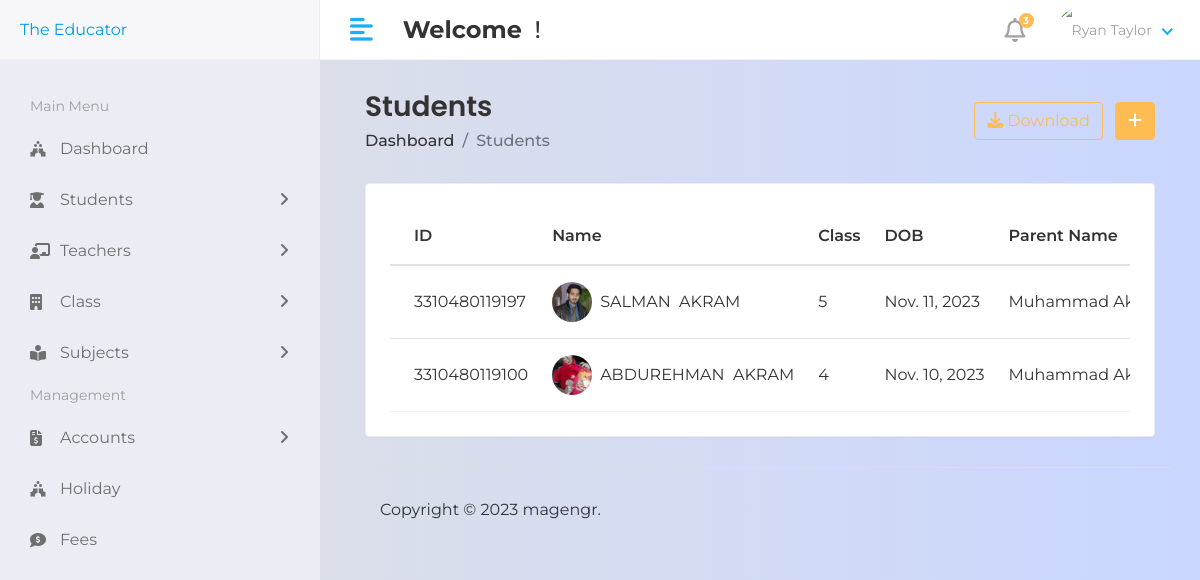
The page /hod/student/view on the database its author committed.
### app/models.py (models this page shows, shortened)
class Student(models.Model):
    first_name = models.CharField(max_length=100)
    last_name = models.CharField(max_length=100,null=True)
    student_regis = models.CharField(max_length=100)
    address = models.TextField(max_length=255,default='')
    gender = models.CharField(max_length=100)
    dob = models.DateField(default='')
    b_cnic = models.CharField(max_length=13,unique=True)
    father_name = models.TextField(max_length=100,default='')
    father_oc = models.TextField(max_length=100,null=False,default='', blank=True)
    father_mobile = models.TextField(max_length=11,default='')
    mother_name = models.TextField(max_length=100,null=True,default='', blank=True)
    mother_oc = models.TextField(max_length=100, null=True,default='', blank=True)
    mother_mobile = models.TextField(max_length=11,null=True, default='', blank=True)
    course_id = models.ForeignKey(Course,on_delete=models.DO_NOTHING)
    session_year_id =models.ForeignKey(Session_Year,on_delete=models.DO_NOTHING)
    student_pic = models.ImageField(upload_to = 'media/student_pic',default='',null=True, blank=True)
    created_at = models.DateTimeField(auto_now_add=True)
    updated_at = models.DateTimeField(auto_now=True)

class Course(models.Model):
        name = models.CharField(max_length=100)
        created_at = models.DateTimeField(auto_now_add=True)
        updated_at = models.DateTimeField(auto_now=True)
        def __str__(self):
            return self.name

### student_management_system/hod_views.py (the view)
# urls.py: path('hod/student/view',hod_views.VIEW_STUDENT,name='view_student'),
def VIEW_STUDENT(request):
    student = Student.objects.all()
    context={
        'student' : student,
    }
    return render(request,'hod/view_student.html',context)

### templates/hod/view_student.html (shortened to what this page needs)
{% extends 'base.html' %}
{% block content %}
<div class="content container-fluid">
    <div class="page-header">
       <div class="row align-items-center">
          <div class="col">
             <h3 class="page-title">Students</h3>
             <ul class="breadcrumb">
                <li class="breadcrumb-item"><a href="index.html">Dashboard</a></li>
                <li class="breadcrumb-item active">Students</li>
             </ul>
          </div>
          <div class="col-auto text-right float-right ml-auto">
             <a href="#" class="btn btn-outline-primary mr-2"><i class="fas fa-download"></i> Download</a>
             <a href="add-student.html" class="btn btn-primary"><i class="fas fa-plus"></i></a>
          </div>
       </div>
    </div>
    <div class="row">
       <div class="col-sm-12">
          <div class="card card-table">
             <div class="card-body">
                <div class="table-responsive">
                   <table class="table table-hover table-center mb-0 datatable">
                      <thead>
                         <tr>
                            <th>ID</th>
                            <th>Name</th>
                            <th>Class</th>
                            <th>DOB</th>
                            <th>Parent Name</th>
                         </tr>
                      </thead>
                      <tbody>
                        {% for i in student %}
                         <tr>
                            <td>{{i.b_cnic}}</td>
                            <td>
                               <h2 class="table-avatar">
                                  <a href="student-details.html" class="avatar avatar-sm mr-2"><img class="avatar-img rounded-circle" src="/{{i.student_pic}}" alt="User Image"></a>
                                  <a href="student-details.html">{{i.first_name}}&nbsp;{{i.last_name}}</a>
                               </h2>
                            </td>
                            <td>{{i.course_id}}</td>
                            <td>{{i.dob}}</td>
                            <td>{{i.father_name}}</td>
                         </tr>
                            {% endfor %}
                      </tbody>
                   </table>
                </div>
             </div>
          </div>
       </div>
    </div>
 </div>
{% endblock %}

### static/assets/css/style.css (style rules this page uses)
html { height: 100%; }
body { background-color: #fff; color: #333; font-family: 'Poppins', sans-serif; font-size: 1rem; height: 100%; line-height: 1.5; overflow-x: hidden; }
h1, h2, h3, h4, h5, h6 { font-family: 'Poppins', sans-serif; margin-top: 0; }
ul, ol { padding: 0px; list-style: none; }
.table { color: #333; max-width: 100%; margin-bottom: 0; width: 100%; }
table.table td h2 { display: inline-block; font-size: inherit; font-weight: 400; margin: 0; padding: 0; vertical-align: middle; }
table.table td h2.table-avatar { align-items: center; display: inline-flex; font-size: inherit; font-weight: 400; margin: 0; padding: 0; vertical-align: middle; white-space: nowrap; }
table.table td h2 a { color: #333; }
.table thead tr th { font-weight: 600; }
.table tbody tr { border-bottom: 1px solid rgba(0, 0, 0, 0.05); }
.table.table-center td, .table.table-center th { vertical-align: middle; }
.card-table .card-body .table > thead > tr > th { border-top: 0; }
.card-table .card-body .table tr td:first-child, .card-table .card-body .table tr th:first-child { padding-left: 1.5rem; }
.card-table .table td, .card-table .table th { border-top: 1px solid #e2e5e8; padding: 1rem 0.75rem; white-space: nowrap; }
.btn-primary { background-color: #FFBC53; border: 1px solid #FFBC53; }
.btn-outline-primary { color: #FFBC53; border-color: #FFBC53; }
.card { border: 1px solid #ececf5; box-shadow: 0 1px 3px 0 rgba(0, 0, 0, 0.03); margin-bottom: 1.875rem; }
.card-body { padding: 1.5rem; }
.avatar { position: relative; display: inline-block; width: 3rem; height: 3rem }
.avatar > img { width: 100%; height: 100%; -o-object-fit: cover; object-fit: cover; }
.avatar-sm { width: 2.5rem; height: 2.5rem; }
.page-header { margin-bottom: 1.875rem; }
.page-header .breadcrumb { background-color: transparent; color: #6c757d; font-size: 1rem; font-weight: 500; margin-bottom: 0; padding: 0; }
.page-header .breadcrumb a { color: #333; }
.page-title { font-size: 28px; font-weight: 600; color: #333; margin-bottom: 5px; }

### static/assets/css/stylesign.css (style rules this page uses)
* { margin: 0; padding: 0; box-sizing: border-box; font-family: 'Montserrat', sans-serif; }
body { background-color: #c9d6ff; background: linear-gradient(to right, #e2e2e2, #c9d6ff); display: flex; align-items: center; justify-content: center; flex-direction: column; height: 100vh; }

### rows shown on the page
Student: b_cnic "3310480119197", student_pic (picture), first_name "SALMAN", last_name "AKRAM", course_id "5", dob "Nov. 11, 2023", father_name "Muhammad…"
Student: b_cnic "3310480119100", student_pic (picture), first_name "ABDUREHMAN", last_name "AKRAM", course_id "4", dob "Nov. 10, 2023", father_name "Muhammad…"
